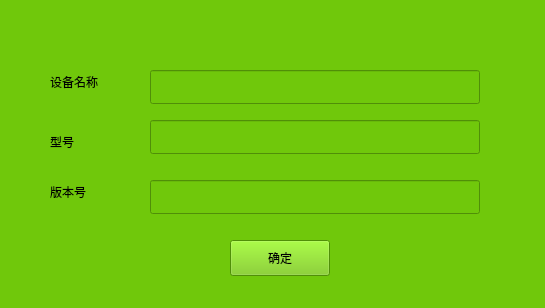
<ui version="4.0" >
 <class>frm_sysinfo</class>
 <widget class="QWidget" name="frm_sysinfo" >
  <property name="geometry" >
   <rect>
    <x>0</x>
    <y>0</y>
    <width>545</width>
    <height>308</height>
   </rect>
  </property>
  <property name="windowTitle" >
   <string>系统信息</string>
  </property>
  <property name="styleSheet" >
   <string notr="true" >font: 12pt "WenQuanYi Zen Hei";
background-color: rgb(112, 200, 11);</string>
  </property>
  <widget class="QPushButton" name="pbtn_ok" >
   <property name="geometry" >
    <rect>
     <x>230</x>
     <y>240</y>
     <width>100</width>
     <height>36</height>
    </rect>
   </property>
   <property name="text" >
    <string>确定</string>
   </property>
  </widget>
  <widget class="QLabel" name="label_2" >
   <property name="geometry" >
    <rect>
     <x>50</x>
     <y>180</y>
     <width>90</width>
     <height>24</height>
    </rect>
   </property>
   <property name="text" >
    <string>版本号</string>
   </property>
  </widget>
  <widget class="QLabel" name="label" >
   <property name="geometry" >
    <rect>
     <x>50</x>
     <y>130</y>
     <width>90</width>
     <height>24</height>
    </rect>
   </property>
   <property name="text" >
    <string>型号</string>
   </property>
  </widget>
  <widget class="QLabel" name="label_3" >
   <property name="geometry" >
    <rect>
     <x>50</x>
     <y>70</y>
     <width>90</width>
     <height>24</height>
    </rect>
   </property>
   <property name="text" >
    <string>设备名称</string>
   </property>
  </widget>
  <widget class="QLineEdit" name="lineEdit" >
   <property name="geometry" >
    <rect>
     <x>150</x>
     <y>70</y>
     <width>330</width>
     <height>34</height>
    </rect>
   </property>
   <property name="readOnly" >
    <bool>true</bool>
   </property>
  </widget>
  <widget class="QLineEdit" name="lineEdit_2" >
   <property name="geometry" >
    <rect>
     <x>150</x>
     <y>120</y>
     <width>330</width>
     <height>34</height>
    </rect>
   </property>
   <property name="readOnly" >
    <bool>true</bool>
   </property>
  </widget>
  <widget class="QLineEdit" name="lineEdit_3" >
   <property name="geometry" >
    <rect>
     <x>150</x>
     <y>180</y>
     <width>330</width>
     <height>34</height>
    </rect>
   </property>
   <property name="dragEnabled" >
    <bool>false</bool>
   </property>
   <property name="readOnly" >
    <bool>true</bool>
   </property>
  </widget>
 </widget>
 <resources/>
 <connections/>
</ui>
